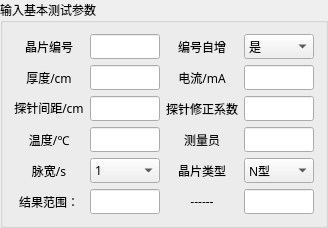
      <widget class="QGroupBox" name="inputGroup">
       <property name="sizePolicy">
        <sizepolicy hsizetype="Fixed" vsizetype="Fixed">
         <horstretch>0</horstretch>
         <verstretch>0</verstretch>
        </sizepolicy>
       </property>
       <property name="minimumSize">
        <size>
         <width>320</width>
         <height>0</height>
        </size>
       </property>
       <property name="maximumSize">
        <size>
         <width>350</width>
         <height>16777215</height>
        </size>
       </property>
       <property name="font">
        <font>
         <family>新宋体</family>
         <pointsize>9</pointsize>
         <weight>50</weight>
         <bold>false</bold>
        </font>
       </property>
       <property name="title">
        <string>输入基本测试参数</string>
       </property>
       <layout class="QGridLayout" name="gridLayout">
        <item row="1" column="0">
         <layout class="QHBoxLayout" name="horizontalLayout_9">
          <item>
           <widget class="QLabel" name="label_4">
            <property name="sizePolicy">
             <sizepolicy hsizetype="Preferred" vsizetype="Fixed">
              <horstretch>0</horstretch>
              <verstretch>0</verstretch>
             </sizepolicy>
            </property>
            <property name="minimumSize">
             <size>
              <width>60</width>
              <height>0</height>
             </size>
            </property>
            <property name="maximumSize">
             <size>
              <width>100</width>
              <height>11111</height>
             </size>
            </property>
            <property name="text">
             <string>厚度/cm</string>
            </property>
            <property name="alignment">
             <set>Qt::AlignCenter</set>
            </property>
           </widget>
          </item>
          <item>
           <widget class="QLineEdit" name="thicknessEdit">
            <property name="sizePolicy">
             <sizepolicy hsizetype="Fixed" vsizetype="Fixed">
              <horstretch>0</horstretch>
              <verstretch>0</verstretch>
             </sizepolicy>
            </property>
            <property name="minimumSize">
             <size>
              <width>70</width>
              <height>0</height>
             </size>
            </property>
            <property name="maximumSize">
             <size>
              <width>70</width>
              <height>16777215</height>
             </size>
            </property>
            <property name="toolTip">
             <string>厚度</string>
            </property>
            <property name="inputMethodHints">
             <set>Qt::ImhPreferNumbers</set>
            </property>
           </widget>
          </item>
         </layout>
        </item>
        <item row="0" column="1">
         <layout class="QHBoxLayout" name="horizontalLayout_14">
          <item>
           <widget class="QLabel" name="label_3">
            <property name="sizePolicy">
             <sizepolicy hsizetype="Preferred" vsizetype="Preferred">
              <horstretch>0</horstretch>
              <verstretch>0</verstretch>
             </sizepolicy>
            </property>
            <property name="minimumSize">
             <size>
              <width>60</width>
              <height>0</height>
             </size>
            </property>
            <property name="maximumSize">
             <size>
              <width>100</width>
              <height>11111</height>
             </size>
            </property>
            <property name="text">
             <string>编号自增</string>
            </property>
            <property name="alignment">
             <set>Qt::AlignCenter</set>
            </property>
           </widget>
          </item>
          <item>
           <widget class="QComboBox" name="comboBox_2">
            <property name="minimumSize">
             <size>
              <width>70</width>
              <height>0</height>
             </size>
            </property>
            <property name="maximumSize">
             <size>
              <width>70</width>
              <height>16777215</height>
             </size>
            </property>
            <property name="toolTip">
             <string>编号自增</string>
            </property>
            <item>
             <property name="text">
              <string>是</string>
             </property>
            </item>
            <item>
             <property name="text">
              <string>否</string>
             </property>
            </item>
           </widget>
          </item>
         </layout>
        </item>
        <item row="0" column="0">
         <layout class="QHBoxLayout" name="horizontalLayout_13">
          <item>
           <widget class="QLabel" name="label_13">
            <property name="sizePolicy">
             <sizepolicy hsizetype="Preferred" vsizetype="Fixed">
              <horstretch>0</horstretch>
              <verstretch>0</verstretch>
             </sizepolicy>
            </property>
            <property name="minimumSize">
             <size>
              <width>60</width>
              <height>0</height>
             </size>
            </property>
            <property name="maximumSize">
             <size>
              <width>100</width>
              <height>11111</height>
             </size>
            </property>
            <property name="text">
             <string>晶片编号</string>
            </property>
            <property name="alignment">
             <set>Qt::AlignCenter</set>
            </property>
           </widget>
          </item>
          <item>
           <widget class="QLineEdit" name="chipNoEdit">
            <property name="sizePolicy">
             <sizepolicy hsizetype="Fixed" vsizetype="Fixed">
              <horstretch>0</horstretch>
              <verstretch>0</verstretch>
             </sizepolicy>
            </property>
            <property name="minimumSize">
             <size>
              <width>70</width>
              <height>0</height>
             </size>
            </property>
            <property name="maximumSize">
             <size>
              <width>70</width>
              <height>16777215</height>
             </size>
            </property>
            <property name="toolTip">
             <string>编号</string>
            </property>
            <property name="inputMethodHints">
             <set>Qt::ImhPreferNumbers</set>
            </property>
           </widget>
          </item>
         </layout>
        </item>
        <item row="1" column="1">
         <layout class="QHBoxLayout" name="horizontalLayout_10">
          <item>
           <widget class="QLabel" name="label_6">
            <property name="sizePolicy">
             <sizepolicy hsizetype="Preferred" vsizetype="Fixed">
              <horstretch>0</horstretch>
              <verstretch>0</verstretch>
             </sizepolicy>
            </property>
            <property name="minimumSize">
             <size>
              <width>60</width>
              <height>0</height>
             </size>
            </property>
            <property name="maximumSize">
             <size>
              <width>100</width>
              <height>11111</height>
             </size>
            </property>
            <property name="text">
             <string>电流/mA</string>
            </property>
            <property name="alignment">
             <set>Qt::AlignCenter</set>
            </property>
           </widget>
          </item>
          <item>
           <widget class="QLineEdit" name="currentEdit">
            <property name="minimumSize">
             <size>
              <width>70</width>
              <height>0</height>
             </size>
            </property>
            <property name="maximumSize">
             <size>
              <width>70</width>
              <height>16777215</height>
             </size>
            </property>
            <property name="toolTip">
             <string>电流</string>
            </property>
            <property name="inputMethodHints">
             <set>Qt::ImhPreferNumbers</set>
            </property>
           </widget>
          </item>
         </layout>
        </item>
        <item row="2" column="1">
         <layout class="QHBoxLayout" name="horizontalLayout_7">
          <item>
           <widget class="QLabel" name="label_2">
            <property name="sizePolicy">
             <sizepolicy hsizetype="Preferred" vsizetype="Fixed">
              <horstretch>0</horstretch>
              <verstretch>0</verstretch>
             </sizepolicy>
            </property>
            <property name="minimumSize">
             <size>
              <width>60</width>
              <height>0</height>
             </size>
            </property>
            <property name="maximumSize">
             <size>
              <width>100</width>
              <height>11111</height>
             </size>
            </property>
            <property name="text">
             <string>探针修正系数</string>
            </property>
            <property name="alignment">
             <set>Qt::AlignCenter</set>
            </property>
           </widget>
          </item>
          <item>
           <widget class="QLineEdit" name="repairEdit">
            <property name="sizePolicy">
             <sizepolicy hsizetype="Fixed" vsizetype="Fixed">
              <horstretch>0</horstretch>
              <verstretch>0</verstretch>
             </sizepolicy>
            </property>
            <property name="minimumSize">
             <size>
              <width>70</width>
              <height>0</height>
             </size>
            </property>
            <property name="maximumSize">
             <size>
              <width>70</width>
              <height>16777215</height>
             </size>
            </property>
            <property name="toolTip">
             <string>修正系数</string>
            </property>
            <property name="inputMethodHints">
             <set>Qt::ImhPreferNumbers</set>
            </property>
           </widget>
          </item>
         </layout>
        </item>
        <item row="2" column="0">
         <layout class="QHBoxLayout" name="horizontalLayout_12">
          <item>
           <widget class="QLabel" name="label_5">
            <property name="sizePolicy">
             <sizepolicy hsizetype="Preferred" vsizetype="Fixed">
              <horstretch>0</horstretch>
              <verstretch>0</verstretch>
             </sizepolicy>
            </property>
            <property name="minimumSize">
             <size>
              <width>60</width>
              <height>0</height>
             </size>
            </property>
            <property name="maximumSize">
             <size>
              <width>100</width>
              <height>11111</height>
             </size>
            </property>
            <property name="text">
             <string>&lt;html&gt;&lt;head/&gt;&lt;body&gt;&lt;p&gt;探针间距/cm&lt;/p&gt;&lt;/body&gt;&lt;/html&gt;</string>
            </property>
            <property name="alignment">
             <set>Qt::AlignCenter</set>
            </property>
           </widget>
          </item>
          <item>
           <widget class="QLineEdit" name="averageDistanceEdit">
            <property name="sizePolicy">
             <sizepolicy hsizetype="Fixed" vsizetype="Fixed">
              <horstretch>0</horstretch>
              <verstretch>0</verstretch>
             </sizepolicy>
            </property>
            <property name="minimumSize">
             <size>
              <width>70</width>
              <height>0</height>
             </size>
            </property>
            <property name="maximumSize">
             <size>
              <width>70</width>
              <height>16777215</height>
             </size>
            </property>
            <property name="toolTip">
             <string>间距</string>
            </property>
            <property name="inputMethodHints">
             <set>Qt::ImhPreferNumbers</set>
            </property>
           </widget>
          </item>
         </layout>
        </item>
        <item row="3" column="0">
         <layout class="QHBoxLayout" name="horizontalLayout_15">
          <property name="sizeConstraint">
           <enum>QLayout::SetFixedSize</enum>
          </property>
          <item>
           <widget class="QLabel" name="label">
            <property name="sizePolicy">
             <sizepolicy hsizetype="Preferred" vsizetype="Fixed">
              <horstretch>0</horstretch>
              <verstretch>0</verstretch>
             </sizepolicy>
            </property>
            <property name="minimumSize">
             <size>
              <width>60</width>
              <height>0</height>
             </size>
            </property>
            <property name="maximumSize">
             <size>
              <width>100</width>
              <height>11111</height>
             </size>
            </property>
            <property name="text">
             <string>温度/℃</string>
            </property>
            <property name="alignment">
             <set>Qt::AlignCenter</set>
            </property>
           </widget>
          </item>
          <item>
           <widget class="QLineEdit" name="temperatureEdit">
            <property name="sizePolicy">
             <sizepolicy hsizetype="Fixed" vsizetype="Fixed">
              <horstretch>0</horstretch>
              <verstretch>0</verstretch>
             </sizepolicy>
            </property>
            <property name="minimumSize">
             <size>
              <width>70</width>
              <height>0</height>
             </size>
            </property>
            <property name="maximumSize">
             <size>
              <width>70</width>
              <height>16777215</height>
             </size>
            </property>
            <property name="toolTip">
             <string>温度</string>
            </property>
            <property name="inputMethodHints">
             <set>Qt::ImhPreferNumbers</set>
            </property>
           </widget>
          </item>
         </layout>
        </item>
        <item row="4" column="0">
         <layout class="QHBoxLayout" name="horizontalLayout_17">
          <item>
           <widget class="QLabel" name="label_18">
            <property name="sizePolicy">
             <sizepolicy hsizetype="Preferred" vsizetype="Preferred">
              <horstretch>0</horstretch>
              <verstretch>0</verstretch>
             </sizepolicy>
            </property>
            <property name="minimumSize">
             <size>
              <width>60</width>
              <height>0</height>
             </size>
            </property>
            <property name="maximumSize">
             <size>
              <width>100</width>
              <height>11111</height>
             </size>
            </property>
            <property name="text">
             <string>脉宽/s</string>
            </property>
            <property name="alignment">
             <set>Qt::AlignCenter</set>
            </property>
           </widget>
          </item>
          <item>
           <widget class="QComboBox" name="comboBox">
            <property name="minimumSize">
             <size>
              <width>70</width>
              <height>0</height>
             </size>
            </property>
            <property name="maximumSize">
             <size>
              <width>70</width>
              <height>16777215</height>
             </size>
            </property>
            <property name="toolTip">
             <string>脉宽</string>
            </property>
            <item>
             <property name="text">
              <string>1</string>
             </property>
            </item>
            <item>
             <property name="text">
              <string>2</string>
             </property>
            </item>
            <item>
             <property name="text">
              <string>3</string>
             </property>
            </item>
            <item>
             <property name="text">
              <string>4</string>
             </property>
            </item>
            <item>
             <property name="text">
              <string>5</string>
             </property>
            </item>
           </widget>
          </item>
         </layout>
        </item>
        <item row="3" column="1">
         <layout class="QHBoxLayout" name="horizontalLayout_11">
          <item>
           <widget class="QLabel" name="label_14">
            <property name="sizePolicy">
             <sizepolicy hsizetype="Preferred" vsizetype="Fixed">
              <horstretch>0</horstretch>
              <verstretch>0</verstretch>
             </sizepolicy>
            </property>
            <property name="minimumSize">
             <size>
              <width>60</width>
              <height>0</height>
             </size>
            </property>
            <property name="maximumSize">
             <size>
              <width>100</width>
              <height>11111</height>
             </size>
            </property>
            <property name="text">
             <string>测量员</string>
            </property>
            <property name="alignment">
             <set>Qt::AlignCenter</set>
            </property>
           </widget>
          </item>
          <item>
           <widget class="QLineEdit" name="lineEdit">
            <property name="minimumSize">
             <size>
              <width>70</width>
              <height>0</height>
             </size>
            </property>
            <property name="maximumSize">
             <size>
              <width>70</width>
              <height>16777215</height>
             </size>
            </property>
            <property name="toolTip">
             <string>测量员</string>
            </property>
            <property name="inputMethodHints">
             <set>Qt::ImhNone</set>
            </property>
           </widget>
          </item>
         </layout>
        </item>
        <item row="4" column="1">
         <layout class="QHBoxLayout" name="horizontalLayout_16">
          <item>
           <widget class="QLabel" name="label_17">
            <property name="sizePolicy">
             <sizepolicy hsizetype="Preferred" vsizetype="Preferred">
              <horstretch>0</horstretch>
              <verstretch>0</verstretch>
             </sizepolicy>
            </property>
            <property name="minimumSize">
             <size>
              <width>60</width>
              <height>0</height>
             </size>
            </property>
            <property name="maximumSize">
             <size>
              <width>100</width>
              <height>11111</height>
             </size>
            </property>
            <property name="text">
             <string>晶片类型</string>
            </property>
            <property name="alignment">
             <set>Qt::AlignCenter</set>
            </property>
           </widget>
          </item>
          <item>
           <widget class="QComboBox" name="chipTypeEdit">
            <property name="minimumSize">
             <size>
              <width>70</width>
              <height>0</height>
             </size>
            </property>
            <property name="maximumSize">
             <size>
              <width>70</width>
              <height>16777215</height>
             </size>
            </property>
            <property name="toolTip">
             <string>类型</string>
            </property>
            <item>
             <property name="text">
              <string>N型</string>
             </property>
            </item>
            <item>
             <property name="text">
              <string>P型</string>
             </property>
            </item>
           </widget>
          </item>
         </layout>
        </item>
        <item row="5" column="1">
         <layout class="QHBoxLayout" name="horizontalLayout_19">
          <item>
           <widget class="QLabel" name="label_20">
            <property name="text">
             <string>------</string>
            </property>
            <property name="alignment">
             <set>Qt::AlignCenter</set>
            </property>
           </widget>
          </item>
          <item>
           <widget class="QLineEdit" name="lineEdit_3">
            <property name="minimumSize">
             <size>
              <width>70</width>
              <height>0</height>
             </size>
            </property>
            <property name="maximumSize">
             <size>
              <width>70</width>
              <height>16777215</height>
             </size>
            </property>
            <property name="toolTip">
             <string>最大值</string>
            </property>
            <property name="inputMethodHints">
             <set>Qt::ImhPreferNumbers</set>
            </property>
           </widget>
          </item>
         </layout>
        </item>
        <item row="5" column="0">
         <layout class="QHBoxLayout" name="horizontalLayout_18">
          <item>
           <widget class="QLabel" name="label_19">
            <property name="text">
             <string>结果范围：</string>
            </property>
            <property name="alignment">
             <set>Qt::AlignCenter</set>
            </property>
           </widget>
          </item>
          <item>
           <widget class="QLineEdit" name="lineEdit_2">
            <property name="minimumSize">
             <size>
              <width>70</width>
              <height>0</height>
             </size>
            </property>
            <property name="maximumSize">
             <size>
              <width>70</width>
              <height>16777215</height>
             </size>
            </property>
            <property name="toolTip">
             <string>最小值</string>
            </property>
            <property name="inputMethodHints">
             <set>Qt::ImhPreferNumbers</set>
            </property>
           </widget>
          </item>
         </layout>
        </item>
       </layout>
      </widget>
